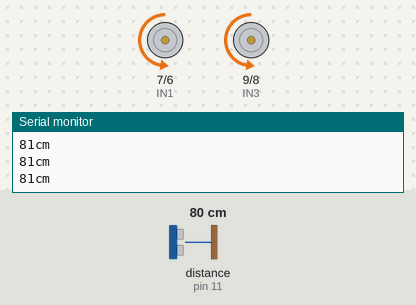
Bench run of a sketch on a simulated Arduino Uno, built with avr-gcc and run on an emulated ATmega328P. Parts: motor-driver pin pairs drawn as motors (green arrow = first pin HIGH = forward, orange = second pin HIGH = backward, longer = more drive, scaled by the enable pin), the last lines printed to the serial monitor. The inputs (shaded band) are chosen by the test bench; at power-on: distance to the obstacle (sensor on pin 11) 80 cm. The echo pulse lasts 58.3 µs per cm.

Above: at 1.4 s.
1.5 s: distance to the obstacle (sensor on pin 11) set to 22 cm
3.0 s: distance to the obstacle (sensor on pin 11) set to 18 cm
At 3.76 s:
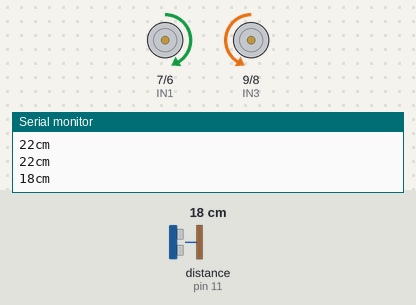
6.0 s: distance to the obstacle (sensor on pin 11) set to 60 cm
7.9 s: distance to the obstacle (sensor on pin 11) set to 2 cm
At 8.39 s:
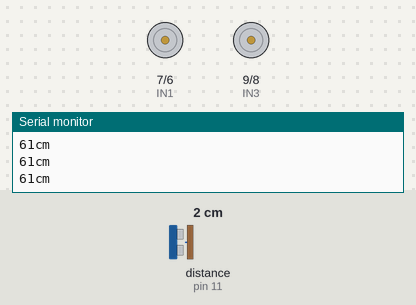
Timing chart, 0 to 11.9 s (numbered marks = the images above; inputs shaded):
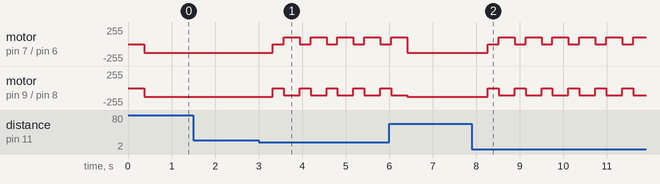

Measured:
- the behaviour switches between 21 and 20 cm on distance to the obstacle (sensor on pin 11) (found by bisection; images 0 and 1)
- after the input at 3.0 s, motor on pin 7 (IN1) / pin 6 (IN2): alternates forward 105/255 for 0.37 s and stopped for 0.25 s, starting after 0.33 s; motor on pin 9 (IN3) / pin 8 (IN4): alternates backward 105/255 for 0.37 s and stopped for 0.25 s, starting after 0.33 s
- after the input at 7.9 s, motor on pin 7 (IN1) / pin 6 (IN2): alternates forward 105/255 for 0.37 s and stopped for 0.25 s, starting after 0.37 s; motor on pin 9 (IN3) / pin 8 (IN4): alternates backward 105/255 for 0.37 s and stopped for 0.25 s, starting after 0.37 s

The sketch:

motorhead.ino
```cpp
#include <NewPing.h>

/*Aqui se configuran los pines donde debemos conectar el sensor*/
#define TRIGGER_PIN  12
#define ECHO_PIN     11
#define MAX_DISTANCE 200

/*Crear el objeto de la clase NewPing*/
NewPing sonar(TRIGGER_PIN, ECHO_PIN, MAX_DISTANCE);

// Motors Constrains
int ENA = 10;
int IN3 = 9;
int IN4 = 8;

int ENB = 5;
int IN1 = 7;
int IN2 = 6;


void setup() {
  Serial.begin(9600);

  pinMode (IN1, OUTPUT);
  pinMode (IN2, OUTPUT);
  pinMode (IN4, OUTPUT);
  pinMode (IN3, OUTPUT);
  pinMode (ENA, OUTPUT);
  pinMode (ENB, OUTPUT);
}

void loop() {


  // Esperar 1 segundo entre mediciones
  delay(250);
  // Obtener medicion de tiempo de viaje del sonido y guardar en variable uS
  int uS = sonar.ping_median();
  int cm = uS / US_ROUNDTRIP_CM;

  if(cm <= 20){
   Parar();
   delay(250);
   Derecha();

   }else{
    Adelante();
    }
//  Imprimir la distancia medida a la consola serial
  //Serial.print("Distancia: ");
  // Calcular la distancia con base en una constante
  Serial.print(uS / US_ROUNDTRIP_CM);
  Serial.println("cm");

  //Adelante();
}


void Adelante(){
  digitalWrite (IN4, HIGH);
  digitalWrite (IN3, LOW);
  analogWrite (ENA, 128); //Velocidad motor A


  digitalWrite (IN2, HIGH);
  digitalWrite (IN1, LOW);
  analogWrite (ENB, 128); //Velocidad motor B

 }

void Atras(){
  digitalWrite (IN4, LOW);
  digitalWrite (IN3, HIGH);
  analogWrite (ENA, 110); //Velocidad motor A


  digitalWrite (IN2, LOW);
  digitalWrite (IN1, HIGH);
  analogWrite (ENB, 110); //Velocidad motor B
 }

void Derecha(){

 digitalWrite (IN1, HIGH);
 digitalWrite (IN2, LOW);
 analogWrite (ENA, 105); //Velocidad motor A

 digitalWrite (IN3, LOW);
 digitalWrite (IN4, HIGH);
 analogWrite (ENB, 105); //Velocidad motor B
}

void Izquierda(){
  digitalWrite (IN1, LOW);
  digitalWrite (IN2, HIGH);
  analogWrite (ENA, 105); //Velocidad motor A

  digitalWrite (IN3, HIGH);
  digitalWrite (IN4, LOW);
  analogWrite (ENB, 105); //Velocidad motor B
}

void Parar(){

 digitalWrite (IN3, LOW);
 digitalWrite (IN1, LOW);
 digitalWrite (IN2, LOW);
 digitalWrite (IN4, LOW);

}
```
